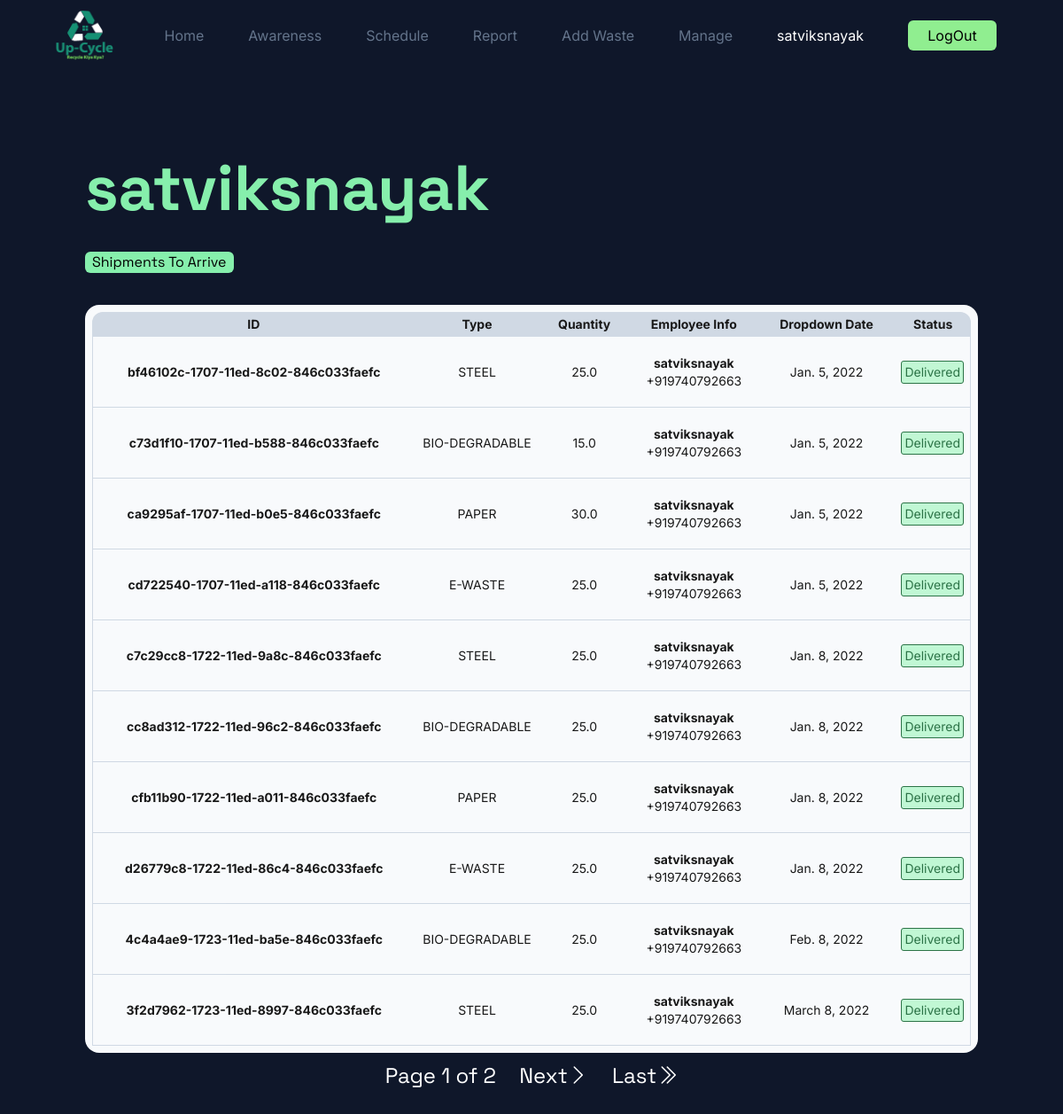
The app's page /schedule/ (signed in) with its own data.
### App/models.py (models this page shows, shortened)
class Profile(models.Model):
    user = models.OneToOneField(User,on_delete=models.CASCADE,null=True)
    name = models.CharField(max_length=50)
    about = models.TextField(blank=True,null=True)
    profile_pic = models.ImageField(default='avatar.png',upload_to='Profile')
    location = models.CharField(max_length=50,blank=True,null=True)
    street = models.CharField(max_length=50,blank=True,null=True)
    city = models.CharField(max_length=30,blank=True,null=True)
    state = models.CharField(max_length=30,blank=True,null=True)
    phone = PhoneNumberField(blank=True,null=True)
    is_email_verified = models.BooleanField(default=False)

class Waste(models.Model):
    class Types(models.TextChoices):
        STEEL = "STEEL","Steel"
        BIODEGRADABLE = "BIO-DEGRADABLE","Bio-Degradable"
        PAPER = "PAPER","Paper"
        EWASTE = "E-WASTE","E-Waste"
    id = models.CharField(primary_key=True,unique=True,max_length=40)
    recycler = models.ForeignKey(User,on_delete=models.SET_NULL,null=True,blank=True,related_name='recycler')
    company = models.ForeignKey(User,on_delete=models.SET_NULL,null=True,blank=True,related_name='company')
    employee = models.ForeignKey(User,on_delete=models.SET_NULL,null=True,blank=True,related_name='employee')
    entry_date = models.DateField(null=True,blank=True)
    pickup_date = models.DateField(null=True,blank=True)
    dropdown_date = models.DateField(null=True,blank=True)
    weight = models.FloatField(null=True,blank=True)
    price = models.FloatField(null=True,blank=True)
    type = models.CharField(_("Types"),max_length=50,choices=Types.choices)
    pickup_done = models.BooleanField(default=False)
    dropdown_done = models.BooleanField(default=False)

### App/decorators.py (the view)
        def wrappper_func(request,*args,**kwargs):
            group = None
            if request.user.groups.exists():
                group = request.user.groups.all()[0].name
            if group in allowed_roles:
                return view_func(request,*args,**kwargs)
            else:
                return HttpResponse('You are not authorised to view this page!!')

### App/functions.py (called while the page is built)
def grouplist(user):
    groups = []
    if user.groups.exists():
        for i in range(len(user.groups.all())):
            groups.append(user.groups.all()[i].name)
    return groups

### App/views.py (called while the page is built)
@login_required(login_url='login')
@allowed_user(allowed_roles=['admin','Recycler'])
def schedule(request):
    sub = Subscription.objects.filter(name = request.user).first()
    if not sub.paid:
        return redirect('subscriptions')
    groups = grouplist(request.user)
    user = User.objects.get(username = request.user.username)
    all_wastes = Waste.objects.filter(recycler = user).order_by('dropdown_date')
    W = Paginator(all_wastes,10)
    wastes = W.get_page(request.GET.get('page'))
    context = {'groups':groups,'wastes':wastes}
    return render(request,'App/tables/recyclecomp.html',context)

### App/templates/App/tables/recyclecomp.html (shortened to what this page needs)
<!DOCTYPE html>
<html lang="en">
<head>
</head>
{% extends 'App/base.html' %}
{%load static%}
    {% block content %}
    <div class="content bg-slate-900 min-h-screen p-5 md:p-10 lg:p-24">
        <div class="min-w-full font-space mr-2 flex flex-col w-full lg:w-4/5">
            <h1 class="text-green-300 text-3xl md:text-5xl lg:text-7xl font-bold mr-2">{{user.profile.name}}</h1>
            <div class="my-9 w-fit bg-green-300 px-2 rounded-md">Shipments To Arrive</div>
        </div>
        <div class="Table w-full lg:min-w-4/5 p-1 lg:p-2 bg-slate-50 rounded-2xl overflow-auto lg:overflow-hidden">
            <table class="relative border-separate border-spacing-0 table-auto min-w-full bg-slate-50 text-xs lg:text-sm opacity-90 text-center font-inter mr-2">
                <thead class="bg-slate-300">
                    <tr>
                        <th class="rounded-tl-xl px-4 py-1 w-min md:w-max">ID</th>
                        <th class="px-4 py-1">Type</th>
                        <th class="px-4 py-1">Quantity</th>
                        <th class="px-4 py-1">Employee Info</th>
                        <th class="px-4 py-1">Dropdown Date</th>
                        <th class="rounded-tr-xl px-4 py-1">Status</th>
                    </tr>
                </thead>
                <tbody>
                    {% for waste in wastes %}
                    <tr>
                        <td class="place-content-center px-4 py-1 border-b border-slate-300 border-l flex items-center h-20 w-min md:w-full"><div class="font-bold">{{waste.id}}</div></td>
                        <td class="border-b border-slate-300 h-20 w-max">{{waste.type}}</td>
                        <td class="border-b border-slate-300 h-20 w-max">{{waste.weight}}</td>
                        <td class="border-b border-slate-300 h-20 w-max"><span class="font-bold">{{waste.employee.profile.name}}</span><br>{{waste.employee.profile.phone}}</td>
                        <td class="border-b border-slate-300 h-20 w-max">{{waste.dropdown_date}}</td>
                        <td class="border-b border-slate-300 h-20 w-max border-r">
                            {% if waste.dropdown_done %}
                            <button type="button" disabled class="bg-green-200 border-[1px] border-green-800 text-green-800 rounded-[3px] px-[3px] py-[2px] my-[3px] w-max" >Delivered</button>
                            {% else %}
                            <button type="button" disabled class="bg-red-200 border-[1px] border-red-800 text-red-800 rounded-[3px] px-[3px] py-[2px] my-[3px] w-max" >Not Delivered</button>
                            {% endif %}
                        </td>
                    </tr>
                    {% endfor %}
                </tbody>
            </table>
        </div>
        <div class="w-full text-[1rem] h-5 text-center text-white text-lg md:text-xl lg:text-2xl font-space">
            <button class="p-[5px] m-[5px]" type="button">Page {{wastes.number}} of {{wastes.paginator.num_pages}}</button>
            {% if wastes.has_next %}
            <button class="p-[5px] m-[5px]" type="button"><a href="?page={{wastes.next_page_number}}">Next<i class="bi bi-chevron-right"></i></a></button>
            <button class="p-[5px] m-[5px]" type="button"><a href="?page={{wastes.paginator.num_pages}}">Last<i class="bi bi-chevron-double-right"></i></a></button>
            {% endif %}
        </div>
    </div>
    {% endblock %}

### App/templates/App/base.html (shortened to what this page needs)
{% load static %}
<!DOCTYPE html>
<html lang="en">
<head>
    <link rel="stylesheet" href="{% static '/CSS/base.css' %}">
    <link rel="stylesheet" href="https://cdn.jsdelivr.net/npm/bootstrap-icons@1.8.3/font/bootstrap-icons.css">
    <script src="https://cdn.tailwindcss.com"></script>
</head>
<body>
  <nav class="flex h-[5rem] w-full z-[910] sticky top-0 bg-slate-900 text-white font-inter">
    <div class="my-auto px-[50px] justify-between flex align-center w-full">
        <a href="" class="text-lg my-auto"><img src="{% static '/IMGS/logo.png' %}" class="h-[5rem]" alt="" height="50" width="90" style="padding:12px"></a>
        <ul class="toggle transition ease-in-out duration-[1s] md:w-auto w-[150px] flex flex-col fixed right-0 top-[5rem] h-screen md:h-auto md:static md:flex-row bg-slate-900 md:translate-x-0 md:transition-none translate-x-[150px]">
            <li class="md:mx-[25px] mx-auto my-[15px] md:my-auto"><a class="text-slate-500  hover:text-white transition-all ease-in-out delay-200" href="/">Home</a></li>
            <li class="md:mx-[25px] mx-auto my-[15px] md:my-auto"><a class="text-slate-500 hover:text-white transition-all ease-in-out delay-200" href="/awareness/">Awareness</a></li>
            {% if user.is_authenticated %}
            {% if 'Recycler' in groups %}
            <li class="md:mx-[25px] mx-auto my-[15px] md:my-auto"><a class="text-slate-500 hover:text-white transition-all ease-in-out delay-200" href="/schedule/">Schedule</a></li>
            {% endif %}
            {% if 'Employee' in groups %}
            <li class="md:mx-[25px] mx-auto my-[15px] md:my-auto"><a class="text-slate-500 hover:text-white transition-all ease-in-out delay-200" href="/report/">Report</a></li>
            {% endif %}
            {% if 'Company' in groups %}
            <li class="md:mx-[25px] mx-auto my-[15px] md:my-auto"><a class="text-slate-500 hover:text-white transition-all ease-in-out delay-200" href="/addWaste/">Add Waste</a></li>
            {% endif %}
            {% if 'Manager' in groups %}
            <li class="md:mx-[25px] mx-auto my-[15px] md:my-auto"><a class="text-slate-500 hover:text-white transition-all ease-in-out delay-200" href="/manage/">Manage</a></li>
            {% endif %}
            <li class="md:mx-[25px] mx-auto my-[15px] md:my-auto"><a class="text-white" href="/User/Profile/">{{user.username}}</a></li>
            <li class="md:mx-[25px] mx-auto my-[15px] md:my-auto"><a href="/logout/"><button class="w-[100px] p-[5px] bg-lightgreen rounded-md text-black" type="button">LogOut</button></a></li>
            {% endif %}
        </ul>
    </div>
  </nav>
    {% block content %}
    {% endblock %}
</body>
</html>

### records on screen
Waste: id "bf46102c-1707-11ed-8c02-846c033faefc", type "STEEL", weight "25.0", employee.profile.name "satviksnayak", employee.profile.phone "+919740792663", dropdown_date "Jan. 5, 2022", dropdown_done "Delivered"
Waste: id "c73d1f10-1707-11ed-b588-846c033faefc", type "BIO-DEGRADABLE", weight "15.0", employee.profile.name "satviksnayak", employee.profile.phone "+919740792663", dropdown_date "Jan. 5, 2022", dropdown_done "Delivered"
Waste: id "ca9295af-1707-11ed-b0e5-846c033faefc", type "PAPER", weight "30.0", employee.profile.name "satviksnayak", employee.profile.phone "+919740792663", dropdown_date "Jan. 5, 2022", dropdown_done "Delivered"
Waste: id "cd722540-1707-11ed-a118-846c033faefc", type "E-WASTE", weight "25.0", employee.profile.name "satviksnayak", employee.profile.phone "+919740792663", dropdown_date "Jan. 5, 2022", dropdown_done "Delivered"
Waste: id "c7c29cc8-1722-11ed-9a8c-846c033faefc", type "STEEL", weight "25.0", employee.profile.name "satviksnayak", employee.profile.phone "+919740792663", dropdown_date "Jan. 8, 2022", dropdown_done "Delivered"
Waste: id "cc8ad312-1722-11ed-96c2-846c033faefc", type "BIO-DEGRADABLE", weight "25.0", employee.profile.name "satviksnayak", employee.profile.phone "+919740792663", dropdown_date "Jan. 8, 2022", dropdown_done "Delivered"
Waste: id "cfb11b90-1722-11ed-a011-846c033faefc", type "PAPER", weight "25.0", employee.profile.name "satviksnayak", employee.profile.phone "+919740792663", dropdown_date "Jan. 8, 2022", dropdown_done "Delivered"
Waste: id "d26779c8-1722-11ed-86c4-846c033faefc", type "E-WASTE", weight "25.0", employee.profile.name "satviksnayak", employee.profile.phone "+919740792663", dropdown_date "Jan. 8, 2022", dropdown_done "Delivered"
Waste: id "4c4a4ae9-1723-11ed-ba5e-846c033faefc", type "BIO-DEGRADABLE", weight "25.0", employee.profile.name "satviksnayak", employee.profile.phone "+919740792663", dropdown_date "Feb. 8, 2022", dropdown_done "Delivered"
Waste: id "3f2d7962-1723-11ed-8997-846c033faefc", type "STEEL", weight "25.0", employee.profile.name "satviksnayak", employee.profile.phone "+919740792663", dropdown_date "March 8, 2022", dropdown_done "Delivered"

### other values on screen
{{ user.username }} "satviksnayak"
{{ user.profile.name }} "satviksnayak"
{{ wastes.number }} "1"
{{ wastes.paginator.num_pages }} "2"
